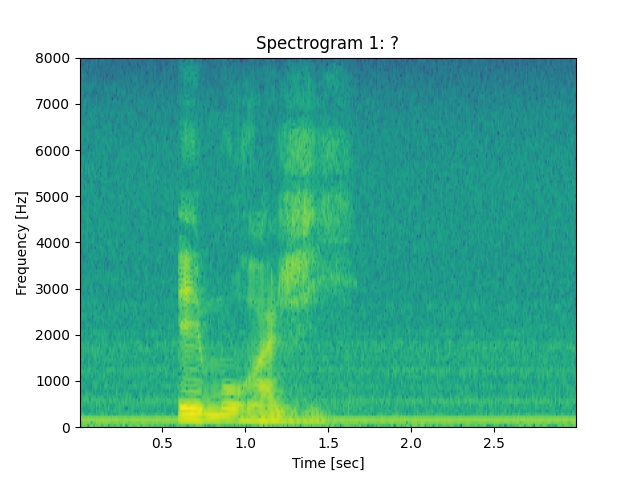
#> input picture 8-Final/3-mot/Test/1.jpg, 640 x 480 px, found by its file name
$ python 011_CNN_004_Convolutions_From_Scratch.py
#> lines starting #> are read from the running program, lines starting #| are printed output that depends on the picture
#!/usr/bin/env python
# coding: utf-8

# # CNN 4 - Convolutions from scratch
# - Dataset:
#     - https://www.kaggle.com/shaunthesheep/microsoft-catsvsdogs-dataset
# - The dataset isn't deep-learning-compatible by default, here's how to preprocess it:
#     - Video: https://www.youtube.com/watch?v=O7EV2BjOXus&ab_channel=BetterDataScience
#     - Article: https://towardsdatascience.com/tensorflow-for-image-classification-top-3-prerequisites-for-deep-learning-projects-34c549c89e42
#     - Code: https://github.com/better-data-science/TensorFlow/blob/main/008_CNN_001_Working_With_Image_Data.ipynb
#
# - Today we'll implement convolutions from scratch in pure Numpy
# - A convolution boils down to repetitve matrix element-wise multiplication and summation, which should be easy to implement

# In[1]:


import numpy as np
from PIL import Image, ImageOps
import matplotlib.pyplot as plt


# - Let's declare two functions for plotting images
# - The first one plots a single image
# - The second one plots two images side by side (1 row, 2 columns):

# In[2]:


def plot_image(img: np.array):
    plt.figure(figsize=(6, 6))
    plt.imshow(img, cmap='gray');

def plot_two_images(img1: np.array, img2: np.array):
    _, ax = plt.subplots(1, 2, figsize=(12, 6))
    ax[0].imshow(img1, cmap='gray')
    ax[1].imshow(img2, cmap='gray');


# - And now let's load in the image
#     - We'll apply grayscaling and resizing to 224x224
#     - Without grayscaling you'd have to apply convolution to each of the three color channels individually

# In[35]:


img = Image.open('TensorFlow/data/train/cat/1.jpg')
#> img is the input picture: PIL image 640x480 RGB; mean R, G, B 125.6, 195.3, 177.5
img = ImageOps.grayscale(img)
#> img: PIL image 640x480 L
img = img.resize(size=(224, 224))
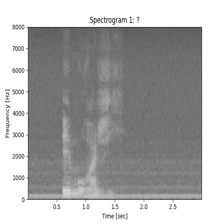
#> img: PIL image 224x224 L; min 57, max 255, mean 172.3
plot_image(img=img)


# <br>
#
# ## Declare filters for convolutions
# - The task of a convolutional layer is to find N filters (kernels) that best extract features from the dataset
# - Did you know there are known filters for doing various image operations?
#     - We'll declare ones for sharpening, blurring, and outlining
#     - Explore the rest here: https://setosa.io/ev/image-kernels/
# - These are just 3x3 matrices:

# In[4]:


sharpen = np.array([
    [0, -1, 0],
    [-1, 5, -1],
    [0, -1, 0]
])

blur = np.array([
    [0.0625, 0.125, 0.0625],
    [0.125,  0.25,  0.125],
    [0.0625, 0.125, 0.0625]
])

outline = np.array([
    [-1, -1, -1],
    [-1,  8, -1],
    [-1, -1, -1]
])

dark_outline = -outline


# <br>
#
# ## Implement convolution from scratch
# - We'll declare a helper function to make our lives easier
# - It will calculate the target image size
# - Sliding a 3x3 filter over an image means we'll lose a single pixel on all ends
#     - You can address this with padding, but more on that later
#     - For example, sliding a 3x3 filter over a 224x224 images results in a 222x222 image
#     - Sliding a 5x5 filter over a 224x224 images results in a 220x220 image
# - Let's write the function:

# In[5]:


def calculate_target_size(img_size: int, kernel_size: int) -> int:
#> called with img_size = 224, kernel_size = 3
    num_pixels = 0

    # From 0 up to img size (if img size = 224, then up to 223)
    for i in range(img_size):
        # Add the kernel size (let's say 3) to the current i
        added = i + kernel_size
        # It must be lower than the image size
        if added <= img_size:
            # Increment if so
            num_pixels += 1

    return num_pixels


# - Works as advertised:

# In[6]:


calculate_target_size(img_size=224, kernel_size=3)


# In[7]:


calculate_target_size(img_size=224, kernel_size=5)


# <br>
#
# Here's what convolution boils down to:
# 1. Let's extract the first 3x3 matrix from our image:

# In[8]:


subset = np.array(img)[0:0+3, 0:0+3]
#> subset = [[255, 255, 255], [255, 255, 255], [255, 255, 255]]
subset


# 2. Do an element-wise multiplication between the image and the filter:

# In[9]:


np.multiply(subset, sharpen)


# 3. Sum the elements in the matrix:

# In[10]:


np.sum(np.multiply(subset, sharpen))


# - And that's it!
# - We can now apply this logic to the entire image
# - The trickiest part is keeping track of the current N x N matrix
# - You need to iterate over all rows and all columns in the image and than subset the image from there and apply the convolution:

# In[11]:


def convolve(img: np.array, kernel: np.array) -> np.array:
    # Assuming a rectangular image
    tgt_size = calculate_target_size(
        img_size=img.shape[0],
        kernel_size=kernel.shape[0]
    )
#> tgt_size = 222
    # To simplify things
    k = kernel.shape[0]

    # 2D array of zeros
    convolved_img = np.zeros(shape=(tgt_size, tgt_size))

    # Iterate over the rows
    for i in range(tgt_size):
        # Iterate over the columns
        for j in range(tgt_size):
            # img[i, j] = individual pixel value
            # Get the current matrix
            mat = img[i:i+k, j:j+k]

            # Apply the convolution - element-wise multiplication and summation of the result
            # Store the result to i-th row and j-th column of our convolved_img array
            convolved_img[i, j] = np.sum(np.multiply(mat, kernel))

    return convolved_img


# - Let's test it
# - Sharpening filter first:

# In[12]:


img_sharpened = convolve(img=np.array(img), kernel=sharpen)


# - Here's how the image looks like in matrix format:

# In[13]:


img_sharpened


# - Let/s visualize it:

# In[36]:


plot_two_images(
    img1=img,
    img2=img_sharpened
)


# - The colors are a bit off since values in the matrix don't range between 0 and 255
# - It's not a problem, but we can "fix" it by replacing all negative values with zeros:

# In[15]:

# Relu
def negative_to_zero(img: np.array) -> np.array:
    img = img.copy()
    img[img < 0] = 0
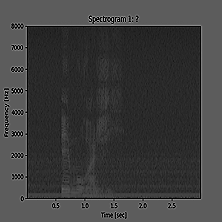
#> img: shape (222, 222) float64; min 0, max 703, mean 172.9; drawn with min black and max white
    return img


# - And plot it again:

# In[37]:


plot_two_images(
    img1=img,
    img2=negative_to_zero(img=img_sharpened)
)


# - You can see that the image definitely looks sharper, no arguing there
# - Let's blur the image next:

# In[38]:


img_blurred = convolve(img=np.array(img), kernel=blur)
plot_two_images(
    img1=img,
    img2=img_blurred
)


# - The blurring filter matrix doesn't have negative values, so the coloring is identical
# - You can clearly see how the image was blurred
# - Finally, let's apply the outline:

# In[39]:


img_outlined = convolve(img=np.array(img), kernel=outline)
#> after the loop in convolve (call 3), `for i in range(tgt_size):`:
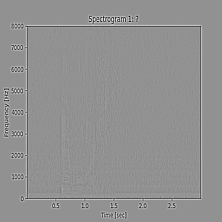
#> convolved_img: shape (222, 222) float64; min -1231, max 924, mean 0; drawn with min black and max white
plot_two_images(
    img1=img,
    img2=img_outlined
)


# - It suffers from the same coloring problem:

# In[40]:


plot_two_images(
    img1=img,
    img2=negative_to_zero(img=img_outlined)
)


# In[]:
img_dark_outline = convolve(img=np.array(img), kernel=dark_outline)
#> after the loop in convolve (call 4), `for i in range(tgt_size):`:
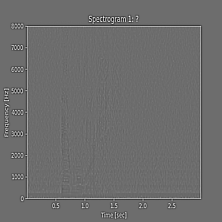
#> convolved_img: shape (222, 222) float64; min -924, max 1231, mean 0; drawn with min black and max white
plot_two_images(
    img1=img,
    img2=img_dark_outline
)
plot_two_images(
    img1=img,
    img2=negative_to_zero(img_dark_outline)
)
#> in negative_to_zero (call 3), `img[img < 0] = 0`:
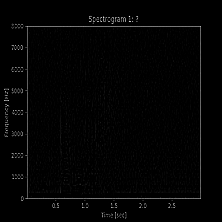
#> img: shape (222, 222) float64; min 0, max 1231, mean 18.2; drawn with min black and max white


# - Amazing!
# - All convolved images are of shape 222x222
# - What if you want to keep the original size of 224x224?
# - That's where padding comes into play
#
# <br><br>
#
# ## Implement convolutions with padding from scratch
# - TensorFlow's `Conv2D` layer lets you specify either `valid` or `same` for the `padding` parameter
# - The first one is default, which means no padding is added to the images (what we implemented above)
# - The second one will add padding depending on the kernel size, so the source and convolved images are of the same shape
# - Padding is essentially just a "black" border around the image
#     - It's black because typically zeros are added, and zeros represent the color black
#     - The black borders don't have an impact on the calculations, since they're zero, and a convolution operation multiplies elements of an image with the elements of a filter. Anything multiplied with a zero is a zero
# - First, let's declare a helper function that calculates how "thick" of a border we need to add to the image
#     - The bigger the kernel size, the thicker the border
#     - All sides of the image will have the exact same border
#     - It's just an integer division:

# In[20]:


def get_padding_width_per_side(kernel_size: int) -> int:
    # Simple integer division
    return kernel_size // 2


# - For example, 3x3 kernel means 3 // 2 which is 1
# - Add 1 pixel to each side:

# In[21]:


pad_3x3 = get_padding_width_per_side(kernel_size=3)
pad_3x3


# - 5 // 2 = 2:

# In[22]:


pad_5x5 = get_padding_width_per_side(kernel_size=5)
pad_5x5


# - Let's declare yet another helper function
# - It's task is to add a padding to the image
# - First, the function declares a matrix of zeros with a shape of (image.shape + padding * 2)
#     - We multiply the padding with 2 because we need it on all sides
# - Then we index the matrix so the padding is ignored and change the zeros with the actual image values:

# In[23]:


def add_padding_to_image(img: np.array, padding_width: int) -> np.array:
    # Array of zeros of shape (img + padding_width)
#> called with padding_width = 1
    img_with_padding = np.zeros(shape=(
        img.shape[0] + padding_width * 2,  # Multiply with two because we need padding on all sides
        img.shape[1] + padding_width * 2
    ))

    # Change the inner elements
    # For example, if img.shape = (224, 224), and img_with_padding.shape = (226, 226)
    # keep the pixel wide padding on all sides, but change the other values to be the same as img
    img_with_padding[padding_width:-padding_width, padding_width:-padding_width] = img

    return img_with_padding


# - Let's test it by adding a padding to the image for 3x3 filter:

# In[41]:


img_with_padding_3x3 = add_padding_to_image(
    img=np.array(img),
    padding_width=pad_3x3
)

print(img_with_padding_3x3.shape)
#| (226, 226)
plot_image(img_with_padding_3x3)


# - It adds a 1 pixel-wide border to the image and makes it 226x226 in size
# - Here's how the matrix looks like:

# In[25]:


img_with_padding_3x3


# - You can see the original image surrounded with zeros - that's just what we wanted
# - Let's see if the same is true for the 5x5 kernel:

# In[42]:


img_with_padding_5x5 = add_padding_to_image(
    img=np.array(img),
    padding_width=pad_5x5
)
#> call 2 of add_padding_to_image, with padding_width = 2
#> in add_padding_to_image (call 2), `img_with_padding[padding_width:-padding_width, padding_width:-padding_..`:
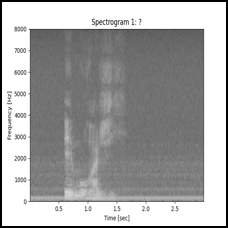
#> img_with_padding: shape (228, 228) float64; min 0, max 255, mean 166.3

print(img_with_padding_5x5.shape)
#| (228, 228)
plot_image(img_with_padding_5x5)


# - You can now visually see the black border, but still let's verify it's there:

# In[27]:


img_with_padding_5x5


# - Everything looks good
# - Let's apply a convolution operation to our 226x226 image (1 pixel-wide border):

# In[32]:


img_padded_3x3_sharpened = convolve(img=img_with_padding_3x3, kernel=sharpen)
#> after the loop in convolve (call 5), `for i in range(tgt_size):`:
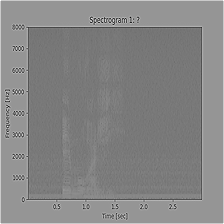
#> convolved_img: shape (224, 224) float64; min -473, max 765, mean 176.9; drawn with min black and max white
img_padded_3x3_sharpened.shape


# - The result is an 224x224 image, which is the same as the original one!
# - Let's plot them side by side to verify:

# In[43]:


plot_two_images(
    img1=img,
    img2=img_padded_3x3_sharpened
)


# - And that's how convolutions and padding work
# - TensorFlow's Conv2D layer is here to find the optimal filter matrices, but once it does, this is essentially what happens.
# - The next notebook will cover pooling from scratch, so stay tuned.

$ run again, with 8-Final/3-mot/Test/0.jpg copied over 8-Final/3-mot/Test/1.jpg
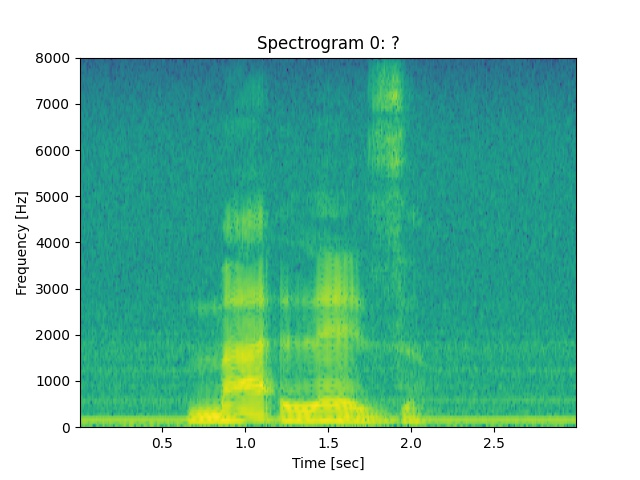
#> input picture 8-Final/3-mot/Test/0.jpg, 640 x 480 px, found by its file name
#> img is the input picture: PIL image 640x480 RGB; mean R, G, B 129.2, 196.5, 175.4
#> subset = [[255, 255, 255], [255, 255, 255], [255, 255, 255]]
#> in negative_to_zero, `img[img < 0] = 0`:
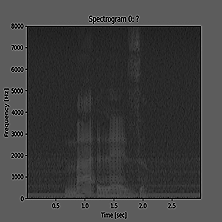
#> img: shape (222, 222) float64; min 0, max 703, mean 174.4; drawn with min black and max white
#| (226, 226)
#> img_with_padding: shape (228, 228) float64
#| (228, 228)
#> after the loop in convolve (call 5), `for i in range(tgt_size):`:
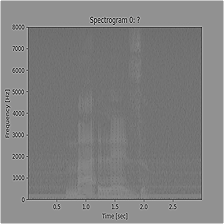
#> convolved_img: shape (224, 224) float64; min -423, max 765, mean 178.4; drawn with min black and max white
